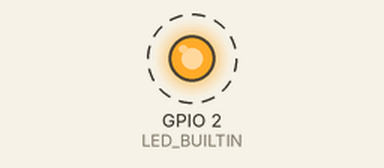
Recording of a sketch running on a simulated ESP32. On the bench: output pins drawn as LEDs (lit = HIGH). Dashed ring = blinking. WiFi joins after 1.5 s; servers stay silent unless stated; what the sketch prints to the serial monitor is not drawn.

Above: at 1.7 s.
Timing chart, 0 to 4.5 s (numbered marks = the images above):
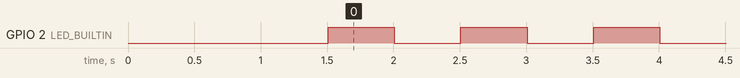

Measured:
- by itself, GPIO 2 (LED_BUILTIN): alternates HIGH for 0.50 s and LOW for 0.50 s

The sketch:

ESP32_WROVER__virtualMirror.ino
```cpp
/**********************************************************************
* Filename    : ESP32_WROVER__virtualMirror
* Description : Make builtin led to blink on core 1 when hanling TCP
* Socket on core 2. For now Printing out ESP32 IP address.
* Auther      : Alternatives Solutions
* Modification: 2026/05/01
**********************************************************************/
#include <WiFi.h>

#define LED_BUILTIN  2
#define DELAY_TIME   1000

//update the ssid and password with your own for this code to run
const char* ssid = "YOUR_WIFI_NAME";
const char* password = "YOUR_WIFI_PASSWORD";

// Instead of a client connecting to an IP, we start a Server on port 8080
const uint16_t serverPort = 8080;
WiFiServer server(serverPort);

// Creating a "Handle" (an ID card for our task). It is optional for now
TaskHandle_t MyTaskHandle;

// the setup function runs once when you press reset or power the board
void setup() {
  Serial.begin(115200);
  // initialize digital pin LED_BUILTIN as an output.
  pinMode(LED_BUILTIN, OUTPUT);

  WiFi.begin(ssid, password);
  while (WiFi.status() != WL_CONNECTED) { delay(500); Serial.print("."); }
  Serial.println("\nWiFi Connected!");
  Serial.print("ESP32 IP Address: ");
  Serial.println(WiFi.localIP()); // YOU WILL NEED THIS FOR THE ANDROID APP

  server.begin(); // Start listening for the phone

  // create a task that will be executed in the
  // TCPTask() function, with priority 1
  // and executed on core 0
  xTaskCreatePinnedToCore(
        TCPTask,       /* Task function. */
        "TCP_VM",      /* name of task. */
        10000,         /* Stack size of task */
        NULL,          /* parameter of the task */
        1,             /* priority of the task */
        &MyTaskHandle, /* Task handle to keep track of created task */
        0              /* pin task to core 0 */
  );

  // Task 2: The Blinker (Core 1)
  xTaskCreatePinnedToCore(BlinkTask, "Blink", 1000, NULL, 1, NULL, 1);

  Serial.println("System initialized, up and running... ");
}

// the loop function runs over and over again forever
void loop() {
  vTaskDelete(NULL);  // We use tasks, so loop is empty
}

void BlinkTask(void * pvParameters) {
  for(;;) {
    digitalWrite(LED_BUILTIN, HIGH);        // turn the LED off (HIGH is the voltage level)
//    Serial.println("LED OFF");
    vTaskDelay(500 / portTICK_PERIOD_MS);   // wait for a Defined delay time
    digitalWrite(LED_BUILTIN, LOW);         // turn the LED ON, Active LOW
//    Serial.println("LED ON");
    vTaskDelay(500 / portTICK_PERIOD_MS);   // wait for a Defined delay time
  }
}

// Function for our Task on Core 0
void TCPTask(void * pvParameters) {
  Serial.print("Task1 running on core ");
  Serial.println(xPortGetCoreID());

  for(;;) { // Workers need their own infinite loop
//    Serial.println("System Heartbeat: Core 0 is Healthy");
    delay(DELAY_TIME);
  }
}
```
